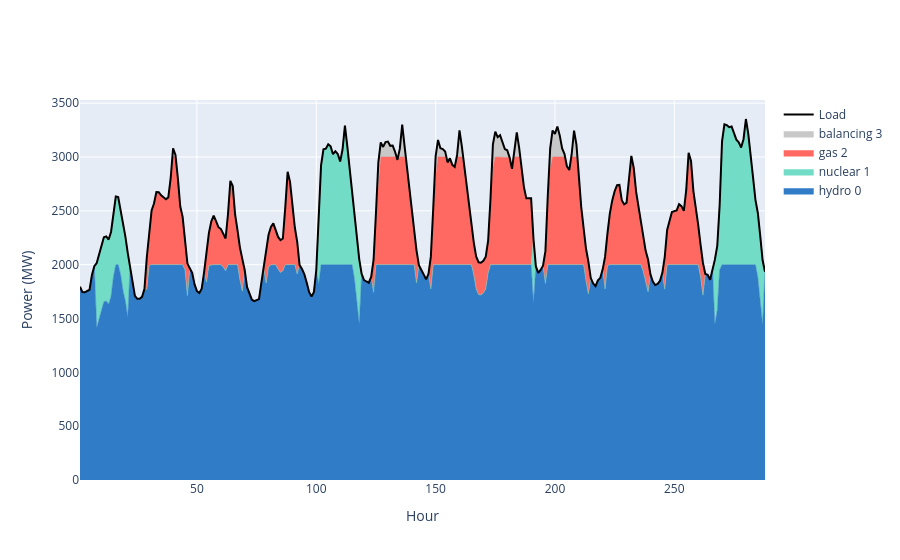

This figure's notebook cell:
### Code cell
st = Setup()
a = [st.units(1, "hydro", 100*2, 1000*2, 30, 0, 2*1000, 0, True, 0) for _ in range(1)]
b = [st.units(1, "nuclear", 600, 1500, 40, 0, 600, 72, False, 0) for _ in range(1)] 
c = [st.units(1, "gas", 300, 1000, 60, 0, 300, 0, True, 0) for _ in range(1)] 
d = [st.units(1, "balancing", 0, 1000, 100, 0, 1000, 0, True, 0) for _ in range(1)] 
a += b + c + d

st.setup_generator_bids(a)
mo = Market(st.original_bids, st.load_schedule.iloc[0:24*6*2])
mo.start()
chart_by_type(mo.logs)

### Figure 1 — Plotly figure (JSON) as saved in the notebook; plotly's stock layout.template omitted (floating-point values rounded to 4 significant figures; data arrays with more than 128 entries replaced by an {"elided": "..."} marker saying what was removed)
{"data": [{"fillcolor": "#307CC7", "line": {"color": "#307CC7", "width": 0.5}, "mode": "lines", "name": "hydro 0", "stackgroup": "one", "type": "scatter", "x": {"elided": "288 int values"}, "y": {"elided": "288 float values"}}, {"fillcolor": "#72DCC6", "line": {"color": "#72DCC6", "width": 0.5}, "mode": "lines", "name": "nuclear 1", "stackgroup": "one", "type": "scatter", "x": {"elided": "288 int values"}, "y": {"elided": "288 float values"}}, {"fillcolor": "#FF6961", "line": {"color": "#FF6961", "width": 0.5}, "mode": "lines", "name": "gas 2", "stackgroup": "one", "type": "scatter", "x": {"elided": "288 int values"}, "y": {"elided": "288 float values"}}, {"fillcolor": "#C8C8C8", "line": {"color": "#C8C8C8", "width": 0.5}, "mode": "lines", "name": "balancing 3", "stackgroup": "one", "type": "scatter", "x": {"elided": "288 int values"}, "y": {"elided": "288 float values"}}, {"line": {"color": "black", "width": 2}, "mode": "lines", "name": "Load", "type": "scatter", "x": {"elided": "288 int values"}, "y": {"elided": "288 float values"}}], "layout": {"xaxis": {"title": {"text": "Hour"}}, "yaxis": {"title": {"text": "Power (MW)"}}}}
